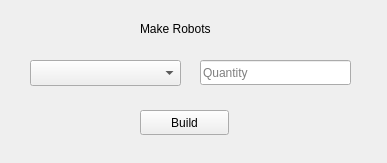
<?xml version="1.0" encoding="UTF-8"?>
<ui version="4.0">
 <class>Form</class>
 <widget class="QWidget" name="Form">
  <property name="geometry">
   <rect>
    <x>0</x>
    <y>0</y>
    <width>387</width>
    <height>163</height>
   </rect>
  </property>
  <property name="windowTitle">
   <string>Form</string>
  </property>
  <widget class="QLabel" name="label">
   <property name="geometry">
    <rect>
     <x>140</x>
     <y>20</y>
     <width>101</width>
     <height>17</height>
    </rect>
   </property>
   <property name="text">
    <string>Make Robots</string>
   </property>
  </widget>
  <widget class="QLineEdit" name="quantity_le">
   <property name="geometry">
    <rect>
     <x>200</x>
     <y>60</y>
     <width>151</width>
     <height>25</height>
    </rect>
   </property>
   <property name="text">
    <string/>
   </property>
   <property name="maxLength">
    <number>32768</number>
   </property>
   <property name="placeholderText">
    <string>Quantity</string>
   </property>
  </widget>
  <widget class="QPushButton" name="submit_btn">
   <property name="geometry">
    <rect>
     <x>140</x>
     <y>110</y>
     <width>89</width>
     <height>25</height>
    </rect>
   </property>
   <property name="text">
    <string>Build</string>
   </property>
  </widget>
  <widget class="QComboBox" name="product_cb">
   <property name="geometry">
    <rect>
     <x>30</x>
     <y>60</y>
     <width>151</width>
     <height>26</height>
    </rect>
   </property>
   <property name="editable">
    <bool>false</bool>
   </property>
  </widget>
 </widget>
 <resources/>
 <connections/>
</ui>
